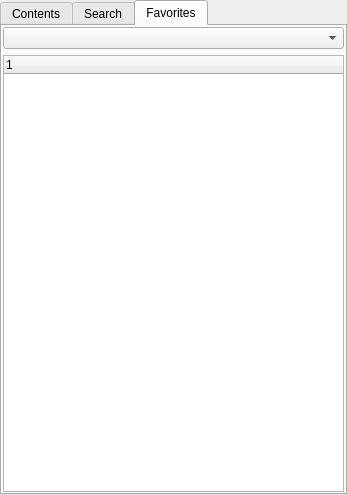
<?xml version="1.0" encoding="UTF-8"?>
<ui version="4.0">
 <comment>*********************************************************************
*********************************************************************</comment>
 <class>SlnForm</class>
 <widget class="QWidget" name="SlnForm">
  <property name="geometry">
   <rect>
    <x>0</x>
    <y>0</y>
    <width>347</width>
    <height>495</height>
   </rect>
  </property>
  <property name="windowTitle">
   <string>Help</string>
  </property>
  <property name="whatsThis">
   <string>&lt;b&gt;Project&lt;/b&gt;&lt;p&gt;Choose the topic you want from the contents list.&lt;/p&gt;</string>
  </property>
  <layout class="QVBoxLayout" name="verticalLayout_2">
   <property name="leftMargin">
    <number>0</number>
   </property>
   <property name="topMargin">
    <number>0</number>
   </property>
   <property name="rightMargin">
    <number>0</number>
   </property>
   <property name="bottomMargin">
    <number>0</number>
   </property>
   <item>
    <layout class="QHBoxLayout">
     <property name="spacing">
      <number>3</number>
     </property>
     <item>
      <widget class="QTabWidget" name="tabWidget">
       <property name="whatsThis">
        <string>Displays contents of project</string>
       </property>
       <property name="currentIndex">
        <number>2</number>
       </property>
       <widget class="QWidget" name="pageContent">
        <property name="whatsThis">
         <string>&lt;b&gt;Project&lt;/b&gt;&lt;p&gt;Choose the topic you want from the contents list.&lt;/p&gt;</string>
        </property>
        <attribute name="title">
         <string>Contents</string>
        </attribute>
        <layout class="QVBoxLayout" name="verticalLayout">
         <property name="leftMargin">
          <number>1</number>
         </property>
         <property name="topMargin">
          <number>1</number>
         </property>
         <property name="rightMargin">
          <number>1</number>
         </property>
         <property name="bottomMargin">
          <number>1</number>
         </property>
         <item>
          <widget class="QSplitter" name="splitter">
           <property name="enabled">
            <bool>true</bool>
           </property>
           <property name="sizePolicy">
            <sizepolicy hsizetype="Expanding" vsizetype="Expanding">
             <horstretch>0</horstretch>
             <verstretch>0</verstretch>
            </sizepolicy>
           </property>
           <property name="orientation">
            <enum>Qt::Horizontal</enum>
           </property>
           <widget class="SlnTreeWidget" name="treeContents">
            <property name="contextMenuPolicy">
             <enum>Qt::CustomContextMenu</enum>
            </property>
            <property name="acceptDrops">
             <bool>false</bool>
            </property>
            <property name="whatsThis">
             <string>&lt;b&gt;Contents list of project.&lt;/b&gt;&lt;p&gt;Click an item to see the page.&lt;/p&gt;</string>
            </property>
            <property name="editTriggers">
             <set>QAbstractItemView::EditKeyPressed</set>
            </property>
            <property name="showDropIndicator" stdset="0">
             <bool>false</bool>
            </property>
            <property name="dragEnabled">
             <bool>false</bool>
            </property>
            <property name="dragDropMode">
             <enum>QAbstractItemView::NoDragDrop</enum>
            </property>
            <property name="alternatingRowColors">
             <bool>true</bool>
            </property>
            <property name="selectionBehavior">
             <enum>QAbstractItemView::SelectItems</enum>
            </property>
            <property name="iconSize">
             <size>
              <width>16</width>
              <height>16</height>
             </size>
            </property>
            <property name="expandsOnDoubleClick">
             <bool>false</bool>
            </property>
            <column>
             <property name="text">
              <string notr="true">1</string>
             </property>
            </column>
           </widget>
          </widget>
         </item>
        </layout>
       </widget>
       <widget class="QWidget" name="pageSearch">
        <attribute name="title">
         <string>Search</string>
        </attribute>
        <layout class="QGridLayout" name="gridLayout">
         <item row="2" column="4" colspan="4">
          <widget class="QPushButton" name="pushOptions">
           <property name="text">
            <string>Options</string>
           </property>
          </widget>
         </item>
         <item row="0" column="0" colspan="8">
          <widget class="QLineEdit" name="lineSearch"/>
         </item>
         <item row="11" column="0" colspan="8">
          <widget class="QTreeWidget" name="treeResults">
           <property name="rootIsDecorated">
            <bool>false</bool>
           </property>
           <attribute name="headerVisible">
            <bool>false</bool>
           </attribute>
           <column>
            <property name="text">
             <string notr="true">1</string>
            </property>
           </column>
          </widget>
         </item>
         <item row="2" column="0" colspan="4">
          <widget class="QPushButton" name="pushSearch">
           <property name="text">
            <string>Search all</string>
           </property>
          </widget>
         </item>
         <item row="1" column="0" colspan="4">
          <widget class="QPushButton" name="pushFindPrev">
           <property name="text">
            <string>Find back</string>
           </property>
          </widget>
         </item>
         <item row="1" column="4" colspan="4">
          <widget class="QPushButton" name="pushFindNext">
           <property name="text">
            <string>Find next</string>
           </property>
          </widget>
         </item>
         <item row="3" column="0" colspan="7">
          <widget class="QLineEdit" name="lineNode">
           <property name="readOnly">
            <bool>true</bool>
           </property>
          </widget>
         </item>
         <item row="3" column="7">
          <widget class="QPushButton" name="pushSelNode">
           <property name="maximumSize">
            <size>
             <width>30</width>
             <height>16777215</height>
            </size>
           </property>
           <property name="text">
            <string>...</string>
           </property>
          </widget>
         </item>
        </layout>
       </widget>
       <widget class="QWidget" name="pageFavorites">
        <attribute name="title">
         <string>Favorites</string>
        </attribute>
        <layout class="QVBoxLayout" name="verticalLayout_3">
         <property name="leftMargin">
          <number>1</number>
         </property>
         <property name="topMargin">
          <number>1</number>
         </property>
         <property name="rightMargin">
          <number>1</number>
         </property>
         <property name="bottomMargin">
          <number>1</number>
         </property>
         <item>
          <widget class="QComboBox" name="comboFavRoot"/>
         </item>
         <item>
          <widget class="QTreeWidget" name="treeFavorites">
           <property name="contextMenuPolicy">
            <enum>Qt::CustomContextMenu</enum>
           </property>
           <column>
            <property name="text">
             <string notr="true">1</string>
            </property>
           </column>
          </widget>
         </item>
        </layout>
       </widget>
      </widget>
     </item>
    </layout>
   </item>
  </layout>
 </widget>
 <customwidgets>
  <customwidget>
   <class>SlnTreeWidget</class>
   <extends>QTreeWidget</extends>
   <header>./src/gui/slntreewidget.h</header>
  </customwidget>
 </customwidgets>
 <tabstops>
  <tabstop>treeContents</tabstop>
 </tabstops>
 <resources/>
 <connections/>
</ui>
